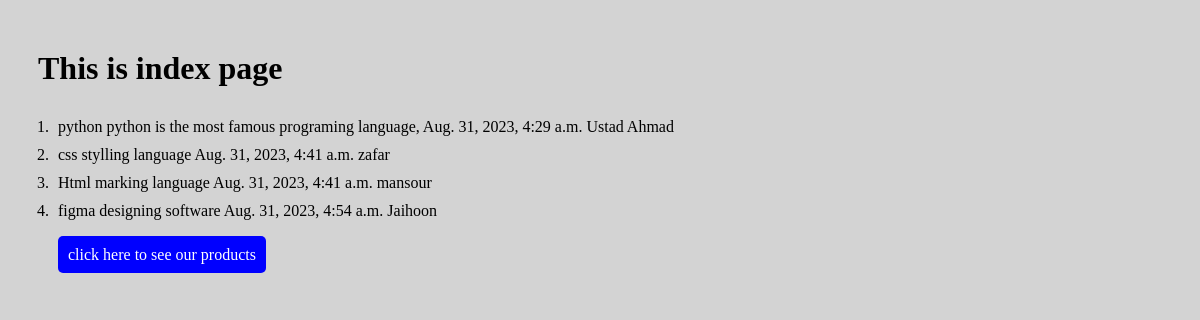
The page / on the database its author committed.
### members/models.py (models this page shows, shortened)
class BlogPost(models.Model):
  title = models.CharField(max_length=255)
  content = models.TextField(null=True, blank=True)
  pub_date = models.DateTimeField(auto_now_add=True)
  author = models.CharField(max_length=50, null=True, blank=True )

### members/views.py (the view)
# urls.py: path('', views.index, name='index'),
def index(request):
  mymembers = BlogPost.objects.all().values()
  template = loader.get_template('index.html')
  context = {
    'mymembers': mymembers,
  }
  return HttpResponse(template.render(context, request))

### members/templates/index.html (shortened to what this page needs)
{% extends "master.html" %}
{% load static %}
{% block content %}
    <h1>
        This is index page
    </h1>
    <ol >
        {% for x in mymembers %}
        <li>
            {{ x.title }}
            {{ x.content }}
            {{ x.pub_date }}
            {{ x.author }}
        </li>
        {% endfor %}
    </ol>
    <a type="button" href="/products">click here to see our products</a>
{% endblock %}

### members/templates/master.html (shortened to what this page needs)
{% load static %}
<!DOCTYPE html>
<html>
<head>
  <link rel="stylesheet" href="{% static 'style.css' %}">
</head>
<body>
{% block content %}
{% endblock %}
</body>
</html>

### members/static/style.css (style rules this page uses)
body { background-color: lightgray; margin-top: 50px; }
h1, p, a { margin-left: 30px; }
a { background-color: blue; color: white; text-decoration: none; padding: 10px; border-radius: 5px; margin-left: 50px; }
ol, li { padding: 5px; margin-left: 20px; }

### rows shown on the page
BlogPost: title "python", content "python is the most famous programing language,", pub_date "Aug. 31, 2023, 4:29 a.m.", author "Ustad Ahmad"
BlogPost: title "css", content "stylling language", pub_date "Aug. 31, 2023, 4:41 a.m.", author "zafar"
BlogPost: title "Html", content "marking language", pub_date "Aug. 31, 2023, 4:41 a.m.", author "mansour"
BlogPost: title "figma", content "designing software", pub_date "Aug. 31, 2023, 4:54 a.m.", author "Jaihoon"
